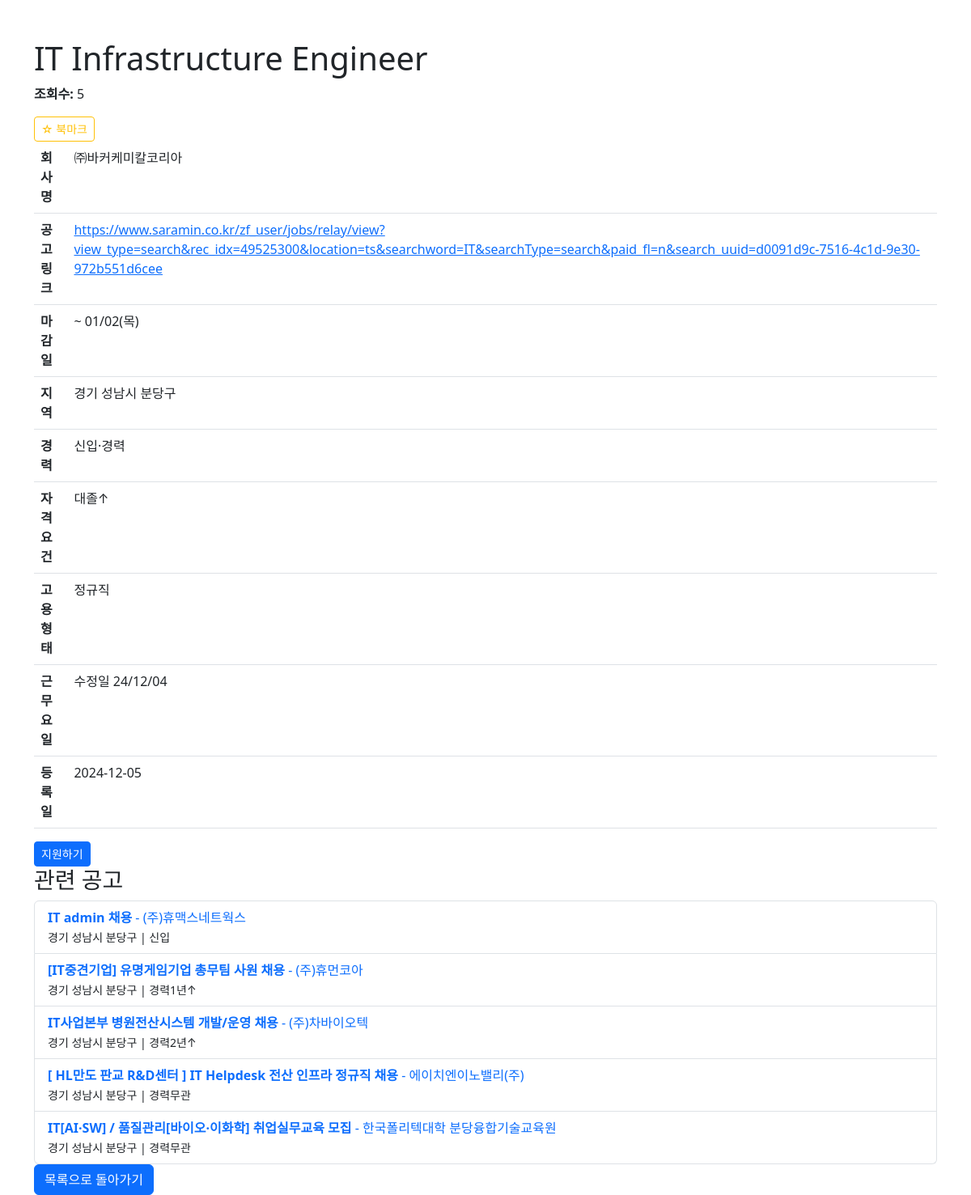
/jobs/209, run on the app's committed database.
### model.py (models this page shows)
class Job(db.Model):
    id = db.Column(db.Integer, primary_key=True)
    today = db.Column(db.String(100))
    title = db.Column(db.String(100), unique=True, nullable=False)
    company = db.Column(db.String(100))
    url = db.Column(db.String(200))
    deadline = db.Column(db.String(100))
    location = db.Column(db.String(100))
    experience = db.Column(db.String(100))
    requirement = db.Column(db.String(500))
    jobtype = db.Column(db.String(100))
    jobday = db.Column(db.String(100))
    views = db.Column(db.Integer, default=0)

### server.py (the view)
@app.route('/jobs/<int:job_id>', methods=['GET'])
def get_job_detail(job_id):
    job = Job.query.get(job_id)  # job_id에 해당하는 Job 객체를 조회
    if not job:
        return render_template('error.html', message="해당 공고를 찾을 수 없습니다."), 404
    job.views += 1
    db.session.commit()  # 변경 사항을 커밋
    related_jobs = Job.query.filter(
        Job.location == job.location,
        Job.id != job_id
    ).limit(5).all()  # 최대 5개의 관련 공고만 조회
    print(related_jobs)
    return render_template('job_detail.html', job=job, related_jobs=related_jobs)

### templates/job_detail.html (shortened to what this page needs)
<!DOCTYPE html>
<html lang="en">
<head>
    <link rel="stylesheet" href="https://cdn.jsdelivr.net/npm/bootstrap@5.3.0/dist/css/bootstrap.min.css">
</head>
<body>
    <div class="container mt-5">
        <h1>{{ job['title'] }}</h1>
        <p><strong>조회수:</strong> {{ job['views'] }}</p><button
        class="btn btn-sm btn-outline-warning bookmark-button"
        data-job-id="{{ job.id }}"
        data-bookmarked="{{ job.is_bookmarked }}">
        {% if job.is_bookmarked %}
            ★ 북마크됨
        {% else %}
            ☆ 북마크
        {% endif %}
    </button>
        <table class="table">
            <tr>
                <th>회사명</th>
                <td>{{ job['company'] }}</td>
            </tr>
            <tr>
                <th>공고 링크</th>
                <td><a href="{{ job['url'] }}" target="_blank">{{ job['url'] }}</a></td>
            </tr>
            <tr>
                <th>마감일</th>
                <td>{{ job['deadline'] }}</td>
            </tr>
            <tr>
                <th>지역</th>
                <td>{{ job['location'] }}</td>
            </tr>
            <tr>
                <th>경력</th>
                <td>{{ job['experience'] }}</td>
            </tr>
            <tr>
                <th>자격 요건</th>
                <td>{{ job['requirement'] }}</td>
            </tr>
            <tr>
                <th>고용 형태</th>
                <td>{{ job['jobtype'] }}</td>
            </tr>
            <tr>
                <th>근무 요일</th>
                <td>{{ job['jobday'] }}</td>
            </tr>
            <tr>
                <th>등록일</th>
                <td>{{ job['today'] }}</td>
            </tr>
        </table>
        <button class="btn btn-sm btn-primary apply-button" data-job-id="{{ job.id }}">지원하기</button>
        <h3>관련 공고</h3>
        {% if related_jobs %}
            <ul class="list-group">
                {% for related_job in related_jobs %}
                <li class="list-group-item">
                    <a href="/jobs/{{ related_job['id'] }}" class="text-decoration-none">
                        <strong>{{ related_job['title'] }}</strong> - {{ related_job['company'] }}
                    </a>
                    <br>
                    <small>{{ related_job['location'] }} | {{ related_job['experience'] }}</small>
                </li>
                {% endfor %}
            </ul>
        {% else %}
            <p class="text-muted">관련 공고가 없습니다.</p>
        {% endif %}
        <a href="/jobs" class="btn btn-primary">목록으로 돌아가기</a>
    </div>
</body>
</html>

### data on the page
Job: title "IT Infrastructure Engineer", views "5", company "㈜바커케미칼코리아", url "https://www.saramin.co.kr/zf_user/jobs/relay/view?view_type=search&rec_idx=49525300&location=ts&searchword=IT&searchType=search&paid_fl=n&search_uuid=d0091d9c-7516-4c1d-9e30-972b551d6cee", deadline "~ 01/02(목)", location "경기 성남시 분당구", experience "신입·경력", requirement "대졸↑", jobtype "정규직", jobday "수정일 24/12/04", today "2024-12-05"
Job: title "IT admin 채용", company "(주)휴맥스네트웍스", location "경기 성남시 분당구", experience "신입"
Job: title "[IT중견기업] 유명게임기업 총무팀 사원 채용", company "(주)휴먼코아", location "경기 성남시 분당구", experience "경력1년↑"
Job: title "IT사업본부 병원전산시스템 개발/운영 채용", company "(주)차바이오텍", location "경기 성남시 분당구", experience "경력2년↑"
Job: title "[ HL만도 판교 R&D센터 ] IT Helpdesk 전산 인프라 정규직 채용", company "에이치엔이노밸리(주)", location "경기 성남시 분당구", experience "경력무관"
Job: title "IT[AI·SW] / 품질관리[바이오·이화학] 취업실무교육 모집", company "한국폴리텍대학 분당융합기술교육원", location "경기 성남시 분당구", experience "경력무관"
